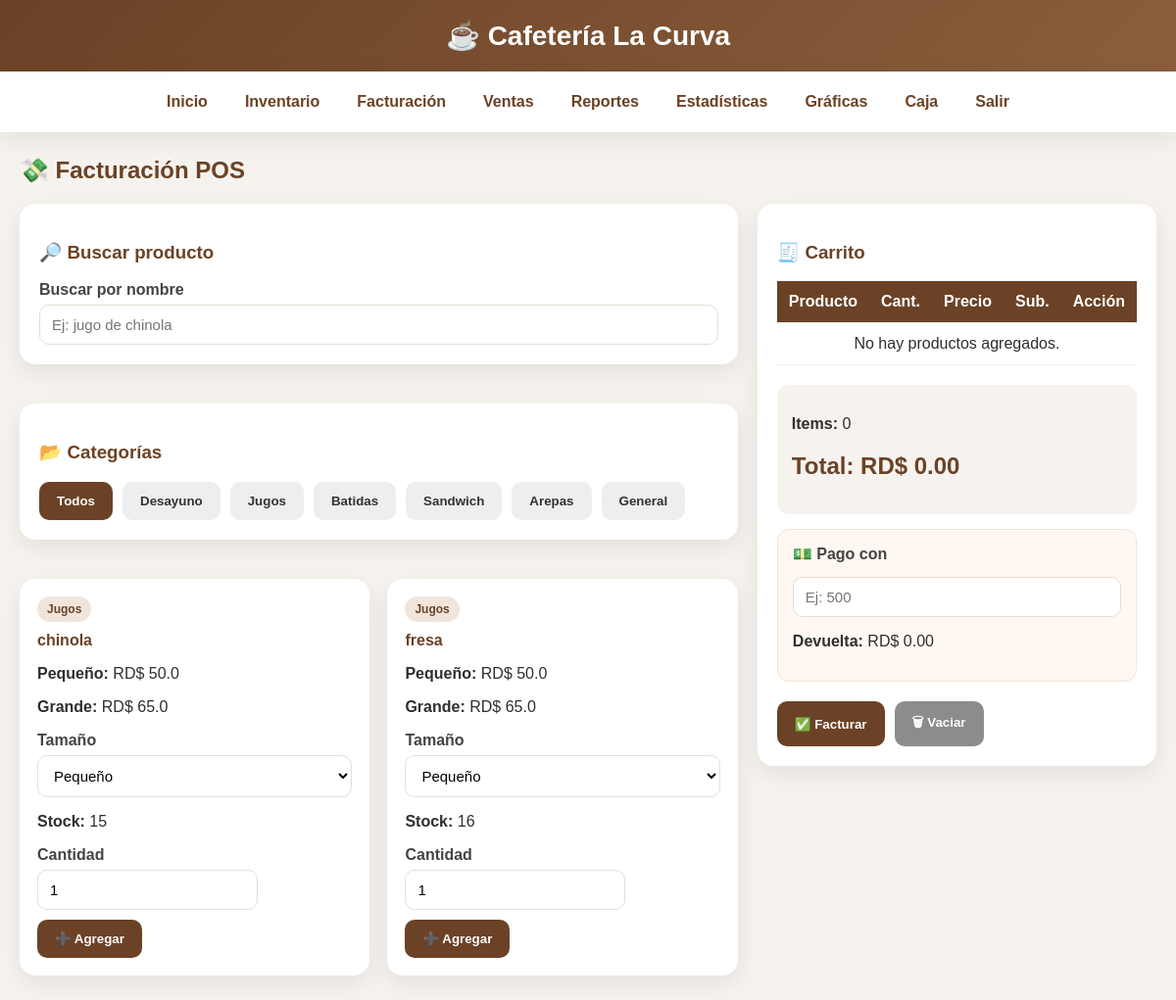
/facturacion (signed in), run on an earlier commit of the app's database.
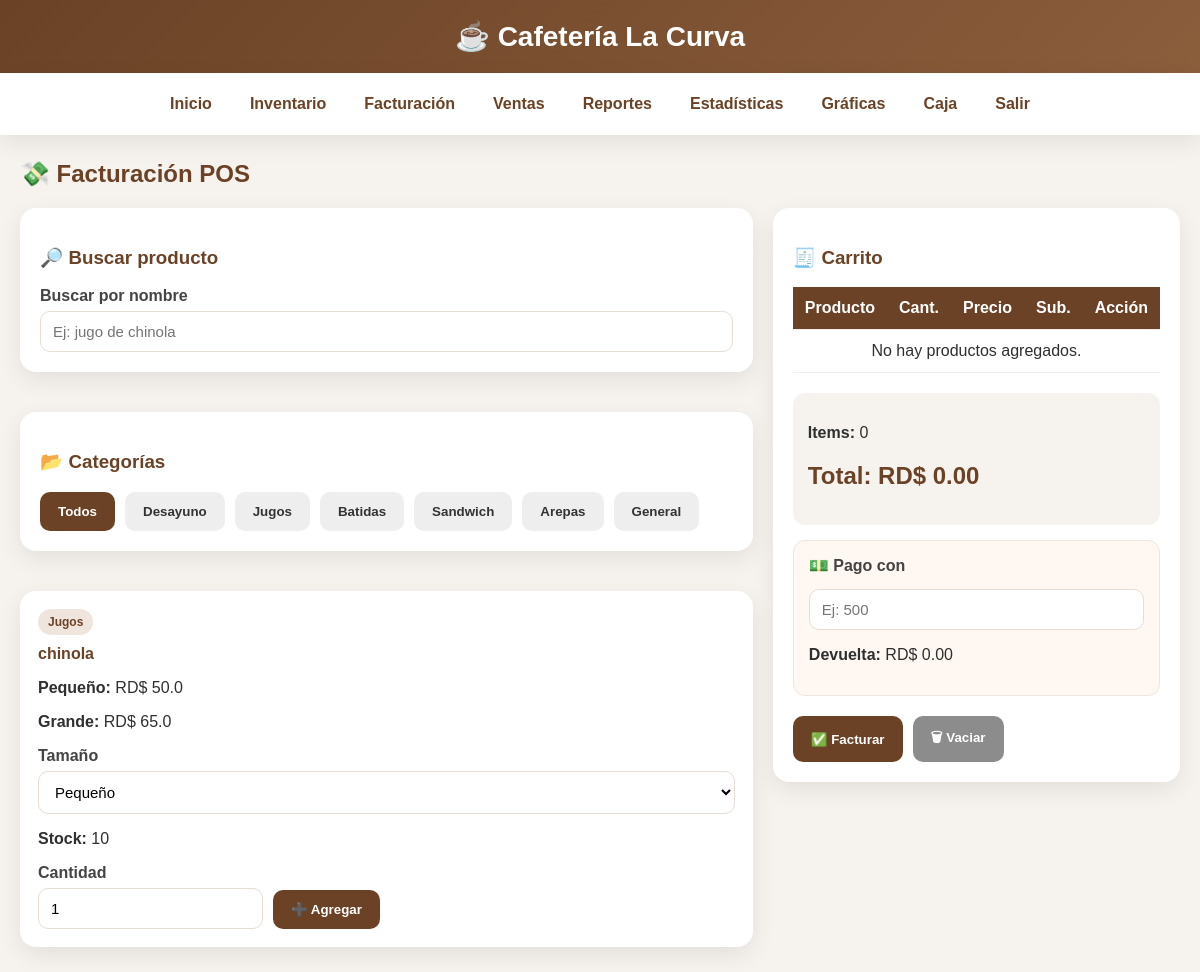
And on a later commit of the database.
### tables this page shows
CREATE TABLE productos(
            id INTEGER PRIMARY KEY AUTOINCREMENT,
            nombre TEXT UNIQUE,
            precio REAL DEFAULT 0,
            stock INTEGER DEFAULT 0,
            tipo TEXT DEFAULT 'General',
            precio_pequeno REAL DEFAULT 0,
            precio_grande REAL DEFAULT 0,
            costo REAL DEFAULT 0
        );

### app.py (the view)
@app.route("/facturacion")
def facturacion():
    if "usuario" not in session:
        return redirect("/")
    conn = None
    try:
        conn = conectar_seguro()
        c = conn.cursor()
        c.execute("SELECT * FROM productos ORDER BY tipo, nombre")
        productos = c.fetchall()
        return render_template("facturacion.html", productos=productos)
    finally:
        if conn:
            conn.close()

### app.py (called while the page is built)
def conectar_seguro():
    conn = conectar()
    try:
        conn.execute("PRAGMA foreign_keys = ON")
    except Exception:
        pass
    return conn

@app.before_request
def proteger_rutas():
    if request.path.startswith("/static/"):
        return None
    rutas_libres = ["/"]
    if request.path not in rutas_libres and "usuario" not in session:
        return redirect("/")

### database.py (called while the page is built)
def conectar():
    database_url = os.getenv("DATABASE_URL")
    if database_url and psycopg2:
        conn = psycopg2.connect(database_url)
        conn.autocommit = False
        return ConnectionCompat(conn)
    conn = sqlite3.connect("cafeteria.db", timeout=30)
    return conn

### templates/facturacion.html (shortened to what the changed rows need)
{% extends "base.html" %}
{% block content %}
<h2>💸 Facturación POS</h2>
<div class="pos-layout">
    <div class="pos-left">
        <div class="productos-grid" id="productosGrid">
            {% for p in productos %}
            <div
                class="producto-card"
                id="producto-{{ p[0] }}"
                data-id="{{ p[0] }}"
                data-nombre="{{ p[1] }}"
                data-precio="{{ p[2] }}"
                data-stock="{{ p[3] }}"
                data-tipo="{{ p[4] if p|length > 4 else 'General' }}"
                data-precio-pequeno="{{ p[5] if p|length > 5 else 0 }}"
                data-precio-grande="{{ p[6] if p|length > 6 else 0 }}"
            >
                <div class="producto-tipo">
                    {{ p[4] if p|length > 4 else 'General' }}
                </div>
                <h4>{{ p[1] }}</h4>
                {% if p[4] == "Jugos" %}
                    <p><strong>Pequeño:</strong> RD$ {{ p[5] }}</p>
                    <p><strong>Grande:</strong> RD$ {{ p[6] }}</p>
                    <label for="tamano-{{ p[0] }}">Tamaño</label>
                    <select
                        id="tamano-{{ p[0] }}"
                        name="tamano-{{ p[0] }}"
                        title="Selecciona el tamaño del jugo {{ p[1] }}"
                    >
                        <option value="pequeno">Pequeño</option>
                    </select>
                {% else %}
                    <p><strong>Precio:</strong> RD$ {{ p[2] }}</p>
                {% endif %}
                <p><strong>Stock:</strong> {{ p[3] }}</p>
                <div class="producto-actions">
                    <div class="cantidad-box">
                        <label for="cant-{{ p[0] }}">Cantidad</label>
                        <input
                            type="number"
                            min="1"
                            value="1"
                            class="cantidad-input"
                            id="cant-{{ p[0] }}"
                            name="cant-{{ p[0] }}"
                            placeholder="Cantidad"
                            title="Cantidad del producto {{ p[1] }}"
                        >
                    </div>
                    <button
                        type="button"
                        class="btn-agregar-producto"
                        data-id="{{ p[0] }}"
                    >
                        ➕ Agregar
                    </button>
                </div>
            </div>
            {% endfor %}
        </div>
    </div>
    <div class="pos-right">
        <div class="card sticky-card">
            <table>
                <thead>
                    <tr>
                        <th>Producto</th>
                        <th>Cant.</th>
                        <th>Precio</th>
                        <th>Sub.</th>
                        <th>Acción</th>
                    </tr>
                </thead>
            </table>
            <div class="total-box">
                <h2>Total: RD$ <span id="totalGeneral">0.00</span></h2>
            </div>
        </div>
    </div>
</div>
{% endblock %}

What changed in the data, as far as the page shows it:
removed productos: tipo "Jugos", nombre "chinola", precio_pequeno "50.0", precio_grande "65.0", id+nombre "Pequeño", stock "15"
changed productos "Jugos": nombre "fresa" → "chinola"; stock "16" → "10"
